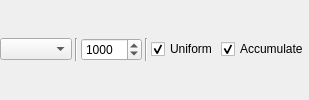
             <widget class="QWidget" name="page_ResPlo_Hist_Img">
              <layout class="QGridLayout" name="gridLayout_17">
               <property name="leftMargin">
                <number>0</number>
               </property>
               <property name="topMargin">
                <number>0</number>
               </property>
               <property name="rightMargin">
                <number>0</number>
               </property>
               <property name="bottomMargin">
                <number>0</number>
               </property>
               <property name="spacing">
                <number>3</number>
               </property>
               <item row="0" column="0">
                <widget class="QComboBox" name="comboBox_ResPlo_HisImg_Attribute"/>
               </item>
               <item row="0" column="1">
                <widget class="Line" name="line_7">
                 <property name="orientation">
                  <enum>Qt::Vertical</enum>
                 </property>
                </widget>
               </item>
               <item row="0" column="2">
                <widget class="QSpinBox" name="spinBox_ResPlo_HisImg_ClassCount">
                 <property name="sizePolicy">
                  <sizepolicy hsizetype="Maximum" vsizetype="Fixed">
                   <horstretch>0</horstretch>
                   <verstretch>0</verstretch>
                  </sizepolicy>
                 </property>
                 <property name="minimum">
                  <number>1</number>
                 </property>
                 <property name="maximum">
                  <number>10000</number>
                 </property>
                 <property name="value">
                  <number>1000</number>
                 </property>
                </widget>
               </item>
               <item row="0" column="3">
                <widget class="Line" name="line_8">
                 <property name="orientation">
                  <enum>Qt::Vertical</enum>
                 </property>
                </widget>
               </item>
               <item row="0" column="4">
                <widget class="QCheckBox" name="checkBox_ResPlo_HisImg_Uniform">
                 <property name="sizePolicy">
                  <sizepolicy hsizetype="Maximum" vsizetype="Fixed">
                   <horstretch>0</horstretch>
                   <verstretch>0</verstretch>
                  </sizepolicy>
                 </property>
                 <property name="text">
                  <string>Uniform</string>
                 </property>
                 <property name="checked">
                  <bool>true</bool>
                 </property>
                </widget>
               </item>
               <item row="0" column="5">
                <widget class="QCheckBox" name="checkBox_ResPlo_HisImg_Accumulate">
                 <property name="sizePolicy">
                  <sizepolicy hsizetype="Maximum" vsizetype="Fixed">
                   <horstretch>0</horstretch>
                   <verstretch>0</verstretch>
                  </sizepolicy>
                 </property>
                 <property name="text">
                  <string>Accumulate</string>
                 </property>
                 <property name="checked">
                  <bool>true</bool>
                 </property>
                </widget>
               </item>
              </layout>
             </widget>
